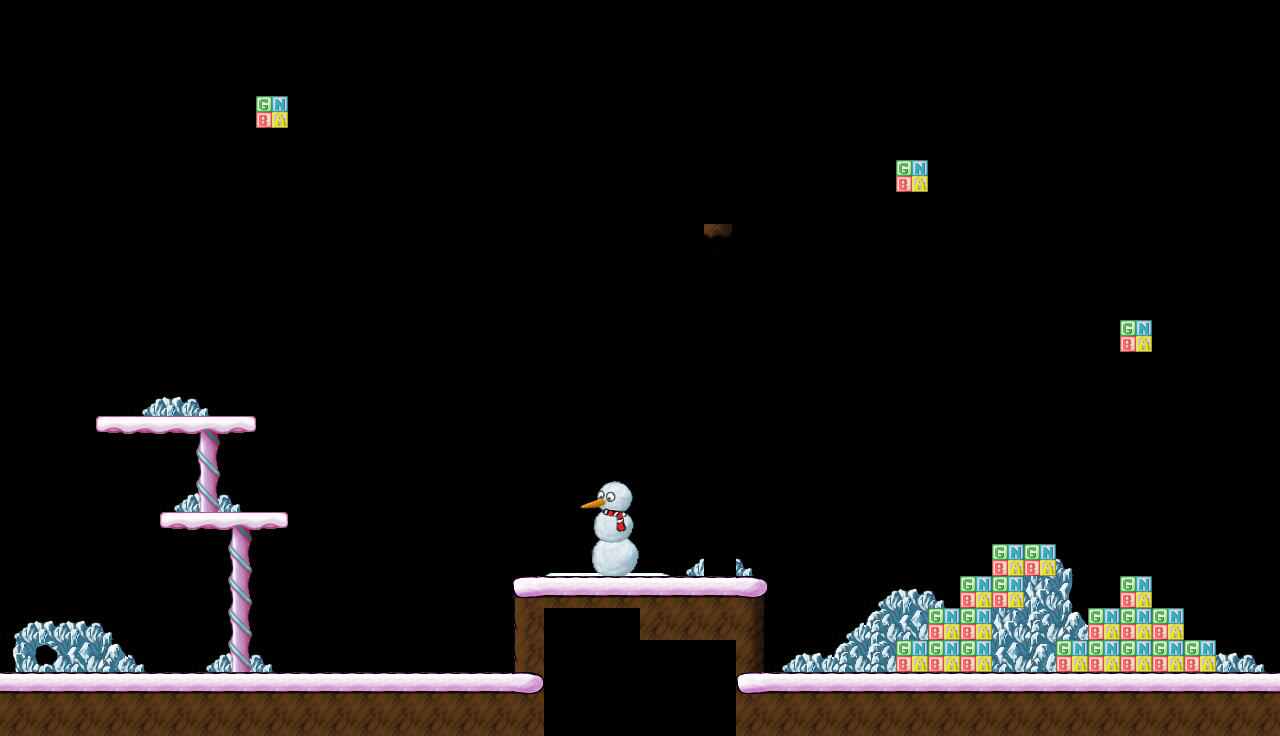

Rendered tile map (Tiled .tmx) drawn with the repository's tilesets; below, a short description and the full map source, tile grids included:
An orthogonal 40x23 tile map with 32x32 px tiles, 1 tile layer (Tile Layer 1).

<map version="1.2" tiledversion="1.2.0" orientation="orthogonal" renderorder="right-down" width="40" height="23" tilewidth="32" tileheight="32" infinite="0" nextlayerid="2" nextobjectid="1">
 <tileset firstgid="1" source="tilemap.tsx" />
 <layer id="1" name="Tile Layer 1" width="40" height="23">
  <data encoding="csv">
0,0,0,0,0,0,0,830,831,832,0,0,0,0,0,0,0,0,0,0,0,0,0,0,0,0,0,827,828,829,0,0,0,0,0,0,0,0,0,0,
0,0,0,0,0,0,0,894,895,896,0,0,0,0,0,0,0,0,0,0,0,0,0,0,0,0,0,891,892,893,0,0,0,0,0,0,0,0,0,0,
0,0,0,0,0,0,0,0,957,0,0,0,0,0,0,0,0,0,0,0,0,0,0,0,0,0,0,830,831,832,0,0,0,0,0,0,0,0,0,0,
0,0,0,0,0,0,0,0,3272,0,0,0,0,0,0,0,0,0,0,0,0,0,0,0,0,0,0,894,895,896,0,0,0,0,0,0,0,0,0,0,
0,0,0,0,0,0,0,0,0,0,0,0,0,0,0,0,0,0,0,0,0,0,0,0,0,0,0,0,957,0,0,0,0,0,0,0,0,0,0,0,
0,0,0,0,0,0,0,0,0,0,0,0,0,0,0,0,0,0,0,0,0,0,0,0,0,0,0,0,3272,0,0,0,0,0,827,828,829,0,0,0,
0,0,0,0,0,0,0,0,0,0,0,0,0,0,0,0,0,0,0,0,0,0,0,0,0,0,0,0,0,0,0,0,0,0,891,892,893,0,0,0,
0,0,0,0,0,0,0,0,0,0,0,0,0,0,0,0,0,0,0,0,0,0,3341,0,0,0,0,0,0,0,0,0,0,0,830,831,832,0,0,0,
0,0,0,0,0,0,0,0,0,0,0,0,0,0,0,0,0,0,0,0,0,0,388,0,0,0,0,0,0,0,0,0,0,0,894,958,896,0,0,0,
0,0,0,0,0,0,0,0,0,0,0,0,0,0,516,517,518,519,520,0,0,0,388,0,0,0,0,0,0,0,0,0,0,0,0,957,0,0,0,0,
0,0,0,0,0,0,0,0,0,0,0,0,0,0,580,3089,3090,3091,584,0,0,0,388,0,0,0,0,0,0,0,0,0,0,0,0,3272,0,0,0,0,
0,0,0,0,0,0,0,0,0,0,0,0,0,0,644,645,646,647,648,0,0,0,388,0,0,0,0,0,0,0,0,0,0,0,0,0,0,0,0,0,
0,0,0,0,443,444,445,0,0,0,0,0,0,0,0,0,0,0,0,0,0,0,388,0,0,0,0,0,0,0,0,0,0,0,0,0,0,0,0,0,
0,0,0,3336,3337,3337,3335,3338,0,0,0,0,0,0,0,0,0,0,0,0,0,0,388,0,0,0,0,0,0,0,0,0,0,0,0,0,0,0,0,0,
0,0,0,0,0,0,236,0,0,0,0,0,0,0,0,0,0,0,0,0,0,0,388,0,0,0,0,0,0,0,0,0,0,0,0,0,0,0,0,0,
0,0,0,0,0,443,363,445,0,0,0,0,0,0,0,0,0,0,238,239,0,0,388,0,0,0,0,0,0,0,0,0,0,0,0,0,0,0,0,0,
0,0,0,0,0,3336,3337,3335,3338,0,0,0,0,0,0,0,0,0,302,303,0,0,388,0,0,0,0,0,0,0,0,0,0,0,0,0,0,0,0,0,
0,0,0,0,0,0,0,236,0,0,0,0,0,0,0,0,0,438,366,367,440,443,390,445,0,0,0,0,0,0,0,3272,3272,445,0,0,0,0,0,0,
0,0,0,0,0,0,0,236,0,0,0,0,0,0,0,0,3211,3212,3212,3212,3212,3212,3212,3213,0,0,0,443,444,445,3272,3272,569,509,0,3272,0,0,0,0,
443,444,444,445,0,0,0,236,0,0,0,0,0,0,0,0,3275,3150,3151,3348,3276,3276,3276,3277,0,0,443,506,508,3272,3272,569,634,505,3272,3272,3272,0,0,0,
507,698,508,505,445,0,443,363,445,0,0,0,0,0,0,0,3275,3348,3348,3144,3348,3144,3348,3277,443,444,506,634,3272,3272,3272,570,633,3272,3272,3272,3272,3272,444,445,
3212,3212,3212,3212,3212,3212,3212,3212,3212,3212,3212,3212,3212,3212,3212,3212,3149,3152,3153,3218,3219,3152,3153,3147,3212,3212,3212,3212,3212,3212,3212,3212,3212,3212,3212,3212,3212,3212,3212,3212,
3276,3276,3276,3276,3276,3276,3276,3276,3276,3276,3276,3276,3276,3276,3276,3276,3276,3154,3155,3152,3153,3218,3219,3276,3276,3276,3276,3276,3276,3276,3276,3276,3276,3276,3276,3276,3276,3276,3276,3276
</data>
 </layer>
</map>
